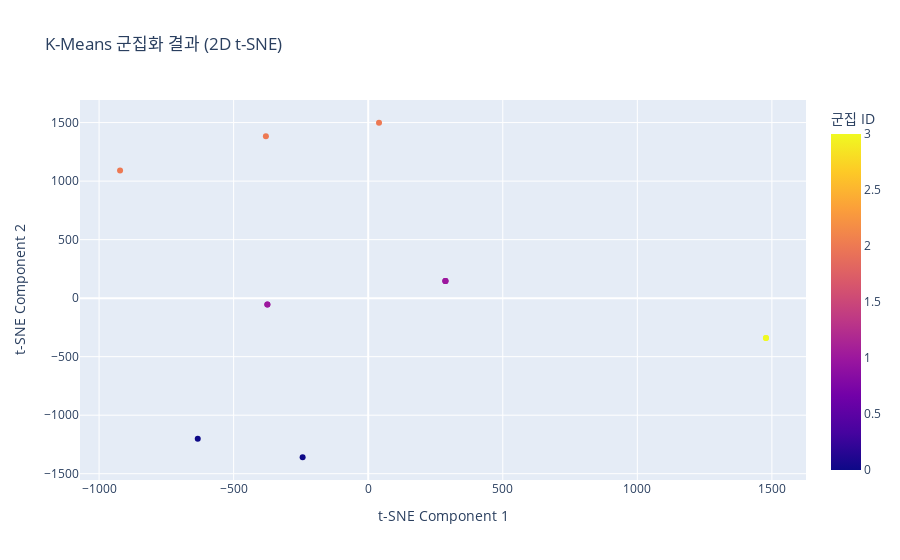

Notebook source saved alongside this figure:
### Markdown cell above
---

### 4. 군집 결과 시각화 (Visualizing Clustering Results)

#### 💡 개념 (Concept)

수천 차원의 TF-IDF 벡터를 직접 시각화하는 것은 불가능합니다. 

따라서 **차원 축소(Dimensionality Reduction)** 기법을 사용하여 고차원 벡터를 2차원으로 압축한 뒤, 

산점도(Scatter Plot)로 시각화합니다. 

**t-SNE(t-Distributed Stochastic Neighbor Embedding)** 는 고차원 데이터의 지역적 구조를 잘 보존하면서 2차원으로 변환하는 비선형 차원 축소 기법으로, 특히 군집화 결과를 시각화할 때 매우 효과적입니다.

#### 💻 예시 코드 (Example Code)

### Code cell
from sklearn.manifold import TSNE
import plotly.express as px

# t-SNE를 사용하여 2차원으로 차원 축소
tsne = TSNE(n_components=2, random_state=42, perplexity=3)
tsne_components = tsne.fit_transform(tfidf_matrix.toarray())

# 데이터프레임에 t-SNE 결과 추가
news_df['tsne_x'] = tsne_components[:, 0]
news_df['tsne_y'] = tsne_components[:, 1]

# 인터랙티브 산점도 시각화
fig = px.scatter(news_df,
                 x='tsne_x',
                 y='tsne_y',
                 color='cluster_id',
                 hover_data=['document', 'category'],
                 title='K-Means 군집화 결과 (2D t-SNE)',
                 labels={'tsne_x': 't-SNE Component 1', 'tsne_y': 't-SNE Component 2', 'cluster_id': '군집 ID'}
)
fig.show()

### Figure 1 — Plotly figure (JSON) as saved in the notebook; plotly's stock layout.template omitted (floating-point values rounded to 4 significant figures)
{"data": [{"customdata": [["과기부, 데이터-AI 기반 신규 서비스 개발 사업 공모", "IT"], ["구글, 차세대 인공지능 모델 제미나이 프로 공개", "IT"], ["오픈AI 라이벌 등장, 미스트랄AI 거대언어모델 공개", "IT"], ["네이버, 생성형 AI 하이퍼클로바X 기술 컨퍼런스 개최", "IT"], ["여야, 내년도 예산안 처리 막판 협상 돌입", "정치"], ["대통령, 국무회의 주재하며 민생 안정 대책 논의", "정치"], ["국회, 본회의 열어 법안 처리 예정", "정치"], ["손흥민, 리그 10호골 기록하며 팀 승리 이끌어", "스포츠"], ["프로농구 플레이오프, 4강 대진표 확정", "스포츠"], ["이정후, 메이저리그 샌프란시스코 자이언츠와 계약", "스포츠"], ["한국은행, 기준금리 3.5%로 동결 결정", "경제"], ["코스피, 외인 매수세에 힘입어 소폭 상승 마감", "경제"]], "hovertemplate": "t-SNE Component 1=%{x}<br>t-SNE Component 2=%{y}<br>document=%{customdata[0]}<br>category=%{customdata[1]}<br>군집 ID=%{marker.color}<extra></extra>", "legendgroup": "", "marker": {"color": [1, 2, 2, 1, 0, 1, 0, 3, 2, 3, 1, 1], "coloraxis": "coloraxis", "symbol": "circle"}, "mode": "markers", "name": "", "orientation": "v", "showlegend": false, "type": "scatter", "x": [-374.6, -380.1, 40.17, -374.6, -633.4, 286.9, -243.6, 1478.0, -922.1, 1478.0, 286.9, 286.9], "xaxis": "x", "y": [-54.55, 1383.0, 1499.0, -54.55, -1202.0, 146.5, -1359.0, -340.9, 1090.0, -340.9, 146.5, 146.5], "yaxis": "y"}], "layout": {"coloraxis": {"colorbar": {"title": {"text": "군집 ID"}}, "colorscale": [[0, "#0d0887"], [0.1111, "#46039f"], [0.2222, "#7201a8"], [0.3333, "#9c179e"], [0.4444, "#bd3786"], [0.5556, "#d8576b"], [0.6667, "#ed7953"], [0.7778, "#fb9f3a"], [0.8889, "#fdca26"], [1, "#f0f921"]]}, "legend": {"tracegroupgap": 0}, "title": {"text": "K-Means 군집화 결과 (2D t-SNE)"}, "xaxis": {"anchor": "y", "domain": [0, 1], "title": {"text": "t-SNE Component 1"}}, "yaxis": {"anchor": "x", "domain": [0, 1], "title": {"text": "t-SNE Component 2"}}}}
